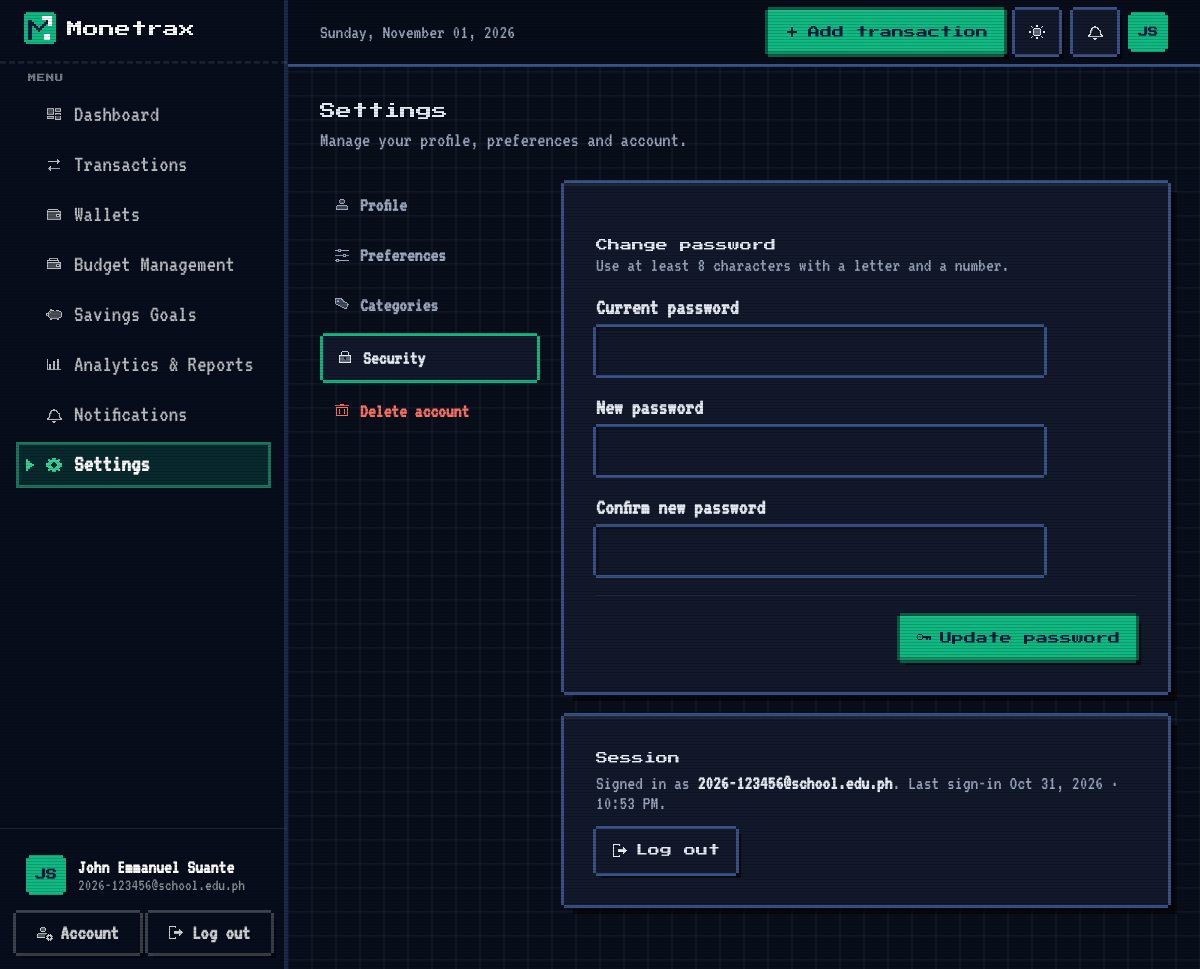
Before: /settings/?section=security (signed in) with the older database file.
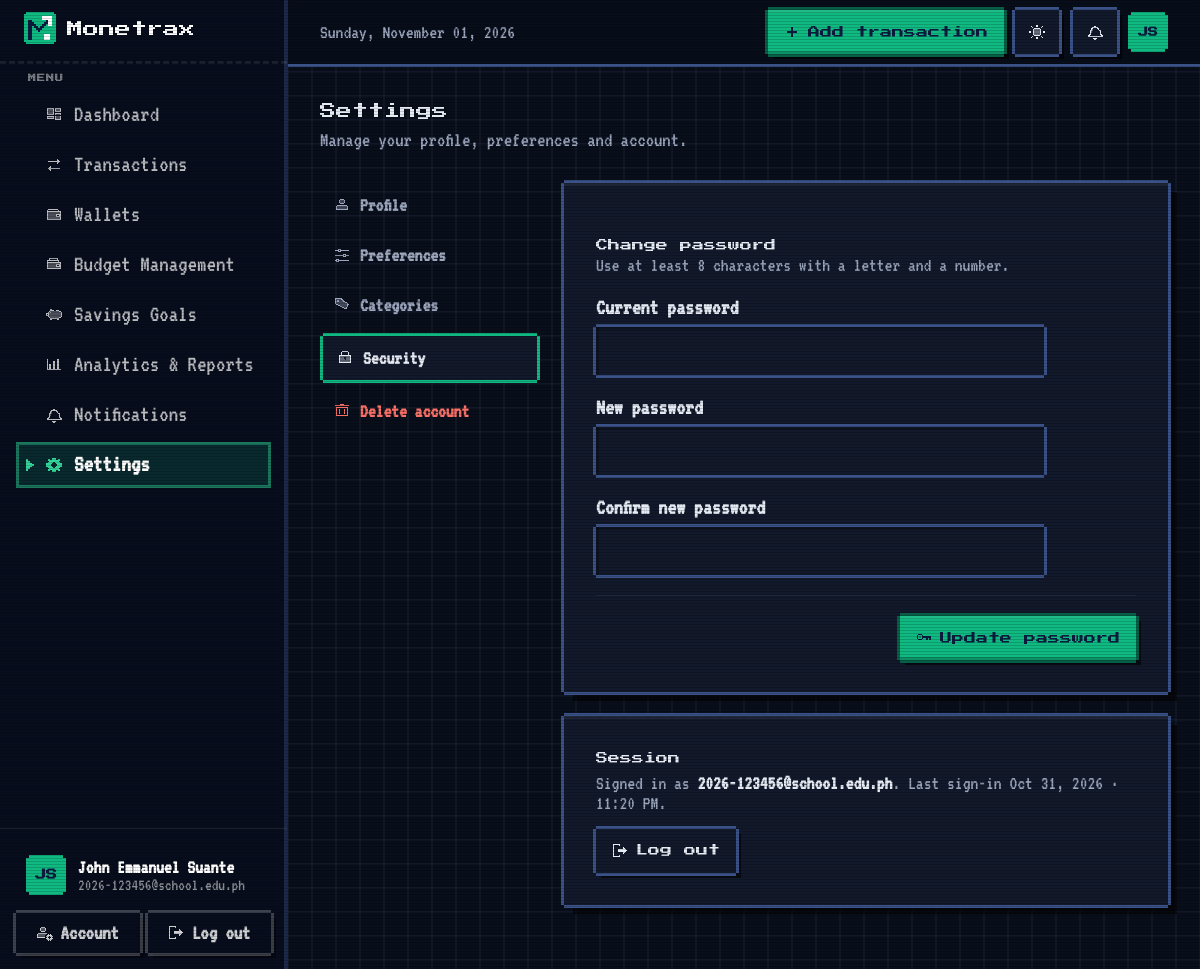
After: the same page with the newer database file.
### models.py (models this page shows, shortened)
class User(UserMixin, db.Model):
    __tablename__ = "users"
    id: Mapped[int] = mapped_column(Integer, primary_key=True)
    full_name: Mapped[str] = mapped_column(String(80))
    email: Mapped[str] = mapped_column(String(254), unique=True, index=True)
    password_hash: Mapped[str] = mapped_column(String(255))
    school: Mapped[Optional[str]] = mapped_column(String(120))
    program: Mapped[Optional[str]] = mapped_column(String(120))
    year_level: Mapped[Optional[str]] = mapped_column(String(30))
    currency: Mapped[str] = mapped_column(String(3), default="PHP")
    budget_alerts: Mapped[bool] = mapped_column(Boolean, default=True)
    savings_alerts: Mapped[bool] = mapped_column(Boolean, default=True)
    theme: Mapped[str] = mapped_column(String(10), default="system", server_default="system")
    created_at: Mapped[datetime] = mapped_column(DateTime, default=utcnow)
    last_login_at: Mapped[Optional[datetime]] = mapped_column(DateTime)
    categories = relationship("Category", back_populates="user", cascade="all, delete-orphan", lazy="dynamic")
    transactions = relationship("Transaction", back_populates="user", cascade="all, delete-orphan", lazy="dynamic")
    budgets = relationship("Budget", back_populates="user", cascade="all, delete-orphan", lazy="dynamic")
    goals = relationship("SavingsGoal", back_populates="user", cascade="all, delete-orphan", lazy="dynamic")
    notifications = relationship("Notification", back_populates="user", cascade="all, delete-orphan", lazy="dynamic")
    wallets = relationship("Wallet", back_populates="user", cascade="all, delete-orphan", lazy="dynamic")
    recurring = relationship("RecurringRule", back_populates="user", cascade="all, delete-orphan", lazy="dynamic")
    @property
    def initials(self) -> str:
        parts = [p for p in (self.full_name or "").split() if p]
        if not parts:
            return "?"
        return (parts[0][0] + (parts[-1][0] if len(parts) > 1 else "")).upper()

### settings.py (the view)
@settings_bp.route("/")
@login_required
def index():
    return _render(section=request.args.get("section", "profile"))

### templates/settings/index.html (shortened to what this page needs)
{% extends "layouts/app.html" %}
{% block content %}
{{ c.page_header("Settings", "Manage your profile, preferences and account.") }}
{% set tabs = [("profile", "Profile", "user"), ("preferences", "Preferences", "sliders-horizontal"),
               ("categories", "Categories", "tags"), ("security", "Security", "lock"), ("danger", "Delete account", "trash-2")] %}
<div class="grid grid-cols-1 gap-6 lg:grid-cols-[220px_minmax(0,1fr)]">
  <nav class="mx-settings-nav" aria-label="Settings sections">
    {% for key, label, icon in tabs %}
      <a href="{{ url_for('settings.index', section=key) }}" class="{{ 'is-active' if section == key }}{{ ' is-danger' if key == 'danger' }}"
         {% if section == key %}aria-current="page"{% endif %}><i data-lucide="{{ icon }}"></i>{{ label }}</a>
    {% endfor %}
  </nav>
  <div class="min-w-0">
  {% if section == "preferences" %}
    <form method="post" action="{{ url_for('settings.preferences') }}" class="mx-card space-y-6 p-5 sm:p-8">
      <input type="hidden" name="csrf_token" value="{{ csrf_token() }}">
      <div>
        <h2 class="mx-h2">Preferences</h2>
        <p class="text-sm text-ink-500">How Monetrax looks, shows amounts and notifies you.</p>
      </div>
      {% set opts = [] %}
      {% for code, info in currencies.items() %}{% set _ = opts.append((code, info[0] ~ "  " ~ info[1] ~ " (" ~ code ~ ")")) %}{% endfor %}
      <fieldset>
        <legend class="mx-label">Appearance</legend>
        <div class="mx-appearance">
          {% for value, label, icon in [("system", "Match device", "monitor"), ("light", "Light", "sun"), ("dark", "Dark", "moon")] %}
            <label>
              <input type="radio" name="theme" value="{{ value }}" data-theme-live {% if (current_user.theme or 'system') == value %}checked{% endif %}>
              <span class="mx-ap-card">
                <span class="mx-ap-swatch" aria-hidden="true">
                  {% if value == "system" %}
                    <span class="mx-ap-light"><i></i><i></i></span><span class="mx-ap-dark"><i></i><i></i></span>
                  {% else %}
                    <span class="mx-ap-{{ value }}"><i></i><i></i><i></i></span>
                  {% endif %}
                </span>
                <span class="mx-ap-label"><i data-lucide="{{ icon }}"></i>{{ label }}</span>
              </span>
            </label>
          {% endfor %}
        </div>
        <p class="mx-hint">Changes apply right away. "Match device" follows your phone or computer's setting.</p>
      </fieldset>
      <div class="max-w-sm">{{ c.select("currency", "Currency", opts, current_user.currency) }}</div>
      <fieldset class="space-y-3">
        <legend class="mx-label">Notifications</legend>
        {% for name, title, text in [("budget_alerts", "Budget warnings", "When a budget reaches 75%, 90% and goes over 100%."),
                                     ("savings_alerts", "Savings milestones", "Halfway and completed goals, and upcoming target dates.")] %}
          <label class="mx-switch-row">
            <span><span class="block text-sm font-semibold">{{ title }}</span><span class="block text-[13px] text-ink-500">{{ text }}</span></span>
            <input type="checkbox" name="{{ name }}" class="mx-switch" {% if current_user[name] %}checked{% endif %}>
          </label>
        {% endfor %}
      </fieldset>
      <div class="flex justify-end border-t border-ink-100 pt-5"><button class="mx-btn-primary" type="submit"><i data-lucide="check"></i>Save preferences</button></div>
    </form>
  {% elif section == "security" %}
    <form method="post" action="{{ url_for('settings.password') }}" class="mx-card space-y-5 p-5 sm:p-8" novalidate>
      <div>
        <h2 class="mx-h2">Change password</h2>
        <p class="text-sm text-ink-500">Use at least 8 characters with a letter and a number.</p>
      </div>
      <div class="max-w-md space-y-5">
        {{ c.input("current_password", "Current password", "", errors.current_password, type="password", required=True, autocomplete="current-password") }}
        {{ c.input("new_password", "New password", "", errors.new_password, type="password", required=True, autocomplete="new-password") }}
        {{ c.input("confirm_password", "Confirm new password", "", errors.confirm_password, type="password", required=True, autocomplete="new-password") }}
      </div>
      <div class="flex justify-end border-t border-ink-100 pt-5"><button class="mx-btn-primary" type="submit">Update password</button></div>
    </form>
    <div class="mx-card mt-6 p-5 sm:p-8">
      <h2 class="mx-h2">Session</h2>
      <p class="mt-1 text-sm text-ink-500">
        Signed in as <span class="font-semibold text-navy-900">{{ current_user.email }}</span>.
        {% if current_user.last_login_at %}Last sign-in {{ current_user.last_login_at|localtime }}.{% endif %}
      </p>
      <form method="post" action="{{ url_for('auth.logout') }}" class="mt-4">
        <button type="submit" class="mx-btn-ghost">Log out</button>
      </form>
    </div>
  {% endif %}
  </div>
</div>
{% endblock %}

### templates/layouts/app.html (shortened to what this page needs)
{% extends "base.html" %}
{% import "components/_ui.html" as ui %}
{% import "components/_app.html" as c %}
{% block head %}
  <link rel="stylesheet" href="{{ url_for('static', filename='css/app.css') }}">
{% endblock %}
{% block body %}
<div class="min-h-full lg:pl-72">
  <aside id="sidebar" class="mx-sidebar" aria-label="Main navigation">
    <div class="flex h-16 flex-none items-center justify-between px-6">
      <a href="{{ url_for('dashboard.index') }}" class="rounded-lg focus-visible:outline focus-visible:outline-2 focus-visible:outline-mint-400">{{ ui.logo("light", 32) }}</a>
    </div>
    <nav class="flex-1 overflow-y-auto px-4 pb-4 pt-2">
      <p class="mb-2 px-3 text-[11px] font-semibold uppercase tracking-wider text-white/40">Menu</p>
      <ul class="space-y-1">
        {% for endpoint, label, icon in nav_items %}
          {% set active = request.endpoint and request.endpoint.split('.')[0] == endpoint.split('.')[0] %}
          <li>
            <a href="{{ url_for(endpoint) }}" class="mx-nav{% if active %} is-active{% endif %}" {% if active %}aria-current="page"{% endif %}>
              <i data-lucide="{{ icon }}"></i><span>{{ label }}</span>
            </a>
          </li>
        {% endfor %}
      </ul>
    </nav>
    <div class="flex-none border-t border-white/10 p-4">
      <a href="{{ url_for('settings.index', section='profile') }}" class="mx-profile">
        <span class="mx-avatar">{{ current_user.initials }}</span>
        <span class="min-w-0 flex-1">
          <span class="block truncate text-sm font-semibold text-white">{{ current_user.full_name }}</span>
          <span class="block truncate text-xs text-white/55">{{ current_user.school or current_user.email }}</span>
        </span>
      </a>
      <div class="mt-2 grid grid-cols-2 gap-2">
        <a href="{{ url_for('settings.index', section='security') }}" class="mx-side-btn">Account</a>
        <form method="post" action="{{ url_for('auth.logout') }}">
          <button type="submit" class="mx-side-btn w-full">Log out</button>
        </form>
      </div>
    </div>
  </aside>
  <header class="mx-topbar sticky top-0 z-30 border-b border-ink-200/70 bg-canvas/85 backdrop-blur">
    <div class="mx-auto flex h-16 max-w-7xl items-center gap-3 px-4 sm:px-6 lg:px-8">
      <p class="min-w-0 flex-1 truncate text-sm font-medium text-ink-500"><span class="hidden sm:inline">{{ today.strftime('%A, ') if today }}</span>{{ today.strftime('%B %d, %Y') if today }}</p>
      <div class="ml-auto flex flex-none items-center gap-2">
        <span class="hidden sm:flex"><a href="{{ url_for('transactions.create', next=request.path) }}" class="mx-btn-primary">Add transaction</a></span>
        <button type="button" class="mx-theme-toggle" data-theme-toggle aria-pressed="false" aria-label="Switch to dark mode" title="Dark mode">
        </button>
        <a href="{{ url_for('notifications.index') }}" class="mx-icon-square relative" aria-label="Notifications{% if unread_notifications %}, {{ unread_notifications }} unread{% endif %}">
        </a>
        <a href="{{ url_for('settings.index') }}" class="mx-avatar mx-avatar-sm" aria-label="Settings">{{ current_user.initials }}</a>
      </div>
    </div>
  </header>
  <main id="main" class="mx-app-main mx-auto max-w-7xl px-4 pb-16 pt-6 sm:px-6 lg:px-8 lg:pt-8">
    {% block content %}{% endblock %}
  </main>
</div>
{% endblock %}

### templates/base.html (shortened to what this page needs)
<!doctype html>
<html lang="en" class="h-full">
<head>
  <script src="https://cdn.tailwindcss.com/3.4.17"></script>
  <link rel="stylesheet" href="{{ url_for('static', filename='css/theme.css') }}">
  <link rel="stylesheet" href="{{ url_for('static', filename='css/auth.css') }}">
  {% block head %}{% endblock %}
  <link rel="stylesheet" href="{{ url_for('static', filename='css/motion.css') }}">
  <link rel="stylesheet" href="{{ url_for('static', filename='css/pixel.css') }}">
</head>
<body class="h-full bg-canvas font-sans text-navy-900 antialiased" data-currency="{{ currency_symbol or '₱' }}"
      {% if current_user.is_authenticated %}data-theme-endpoint="{{ url_for('settings.theme') }}"{% endif %}>
  {% block body %}{% endblock %}
</body>
</html>

### templates/components/_ui.html (shortened to what this page needs)
{% macro logo(variant="dark", size=36, animate=False) -%}
  {% set scale = [2, (size / 16)|round|int]|max %}
  {% set mark = 16 * scale %}
  <span class="mx-logo mx-logo-{{ variant }}{{ ' mx-logo-animate' if animate }}" style="--logo-size: {{ mark }}px">
    <svg class="mx-logo-mark" viewBox="0 0 16 16" width="{{ mark }}" height="{{ mark }}" shape-rendering="crispEdges" aria-hidden="true">
      <path class="mx-logo-tile" d="M1 0h14v1h1v14h-1v1h-14v-1h-1v-14h1z"/>
      <path class="mx-logo-m" d="M2 4h2v1h-2zM11 4h1v1h-1zM2 5h3v1h-3zM10 5h2v1h-2zM2 6h4v1h-4zM9 6h2v1h-2zM2 7h2v1h-2zM5 7h2v1h-2zM8 7h2v1h-2zM2 8h2v1h-2zM6 8h3v1h-3zM2 9h2v1h-2zM7 9h1v1h-1zM2 10h2v1h-2zM2 11h2v1h-2zM2 12h2v1h-2zM2 13h2v1h-2z"/>
      <path class="mx-logo-arrow" d="M9 2h5v1h-5zM9 3h5v1h-5zM12 4h2v1h-2zM12 5h2v1h-2zM12 6h2v1h-2z"/>
      <path class="mx-logo-dot" d="M10 11h3v1h-3zM10 12h3v1h-3zM10 13h3v1h-3z"/>
    </svg>
    <svg class="mx-logo-word" viewBox="0 -8 63 7" width="{{ 63 * scale }}" height="{{ 7 * scale }}" shape-rendering="crispEdges" role="img" aria-label="Monetrax">
      <path d="M0.0 -1.0V-8.0H2.0V-7.0H3.0V-6.0H4.0V-7.0H5.0V-8.0H7.0V-1.0H5.0V-5.0H4.0V-3.0H3.0V-5.0H2.0V-1.0ZM9.0 -1.0V-2.0H8.0V-5.0H9.0V-6.0H14.0V-5.0H15.0V-2.0H14.0V-1.0ZM10.0 -2.0H13.0V-5.0H10.0ZM16.0 -1.0V-6.0H22.0V-5.0H23.0V-1.0H21.0V-5.0H18.0V-1.0ZM25.0 -1.0V-2.0H24.0V-5.0H25.0V-6.0H30.0V-5.0H31.0V-3.0H26.0V-2.0H30.0V-1.0ZM26.0 -4.0H29.0V-5.0H26.0ZM35.0 -1.0V-5.0H33.0V-6.0H35.0V-8.0H37.0V-6.0H39.0V-5.0H37.0V-1.0ZM43.0 -5.0H44.0V-4.0H43.0V-1.0H41.0V-6.0H43.0ZM47.0 -6.0V-5.0H44.0V-6.0ZM49.0 -1.0V-2.0H48.0V-3.0H49.0V-4.0H53.0V-5.0H49.0V-6.0H54.0V-5.0H55.0V-1.0ZM50.0 -2.0H53.0V-3.0H50.0ZM56.0 -1.0V-2.0H57.0V-3.0H58.0V-4.0H57.0V-5.0H56.0V-6.0H58.0V-5.0H59.0V-4.0H60.0V-5.0H61.0V-6.0H63.0V-5.0H62.0V-4.0H61.0V-3.0H62.0V-2.0H63.0V-1.0H61.0V-2.0H60.0V-3.0H59.0V-2.0H58.0V-1.0Z"/>
    </svg>
  </span>
{%- endmacro %}

### templates/components/_app.html (shortened to what this page needs)
{% macro page_header(title, subtitle=None) -%}
  <div class="mb-6 flex flex-col gap-4 sm:mb-8 sm:flex-row sm:items-end sm:justify-between">
    <div class="min-w-0">
      <h1 class="text-2xl font-extrabold tracking-tight sm:text-[1.75rem]">{{ title }}</h1>
      {% if subtitle %}<p class="mt-1 text-[15px] text-ink-500">{{ subtitle }}</p>{% endif %}
    </div>
  </div>
{%- endmacro %}
{% macro input(name, label, value="", error=None, type="text", placeholder="", prefix=None, hint=None,
               required=False, inputmode=None, autocomplete="off", maxlength=None, extra="") -%}
  <div class="mx-field{% if error %} has-error{% endif %}">
    <label for="f-{{ name }}" class="mx-label">{{ label }}{% if not required %} <span class="font-normal text-ink-500">(optional)</span>{% endif %}</label>
    <div class="relative">
      <input id="f-{{ name }}" name="{{ name }}" type="{{ type }}" value="{{ value }}" placeholder="{{ placeholder }}"
             autocomplete="{{ autocomplete }}" {% if inputmode %}inputmode="{{ inputmode }}"{% endif %}
             {% if maxlength %}maxlength="{{ maxlength }}"{% endif %} {% if required %}required{% endif %}
             class="mx-control{% if prefix %} has-prefix{% endif %}" aria-invalid="{{ 'true' if error else 'false' }}"
             {{ extra|safe }}>
    </div>
  </div>
{%- endmacro %}

Changed rows visible on the page:
changed User "John Emmanuel Suante": last_login_at "Oct 31, 2026 · 10:53 PM" → "Oct 31, 2026 · 11:20 PM"
